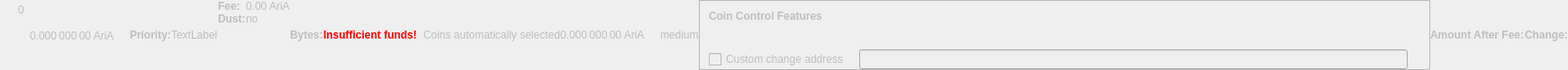
    <widget class="QWidget" name="dummyHideWidget" native="true">
     <property name="enabled">
      <bool>false</bool>
     </property>
     <property name="maximumSize">
      <size>
       <width>100</width>
       <height>22</height>
      </size>
     </property>
     <layout class="QHBoxLayout" name="dummyHideLayout">
      <property name="spacing">
       <number>0</number>
      </property>
      <property name="leftMargin">
       <number>0</number>
      </property>
      <property name="topMargin">
       <number>0</number>
      </property>
      <property name="rightMargin">
       <number>0</number>
      </property>
      <property name="bottomMargin">
       <number>0</number>
      </property>
      <item>
       <layout class="QFormLayout" name="formLayoutCoinControl1">
        <property name="horizontalSpacing">
         <number>10</number>
        </property>
        <property name="verticalSpacing">
         <number>14</number>
        </property>
        <property name="leftMargin">
         <number>10</number>
        </property>
        <property name="topMargin">
         <number>4</number>
        </property>
        <property name="rightMargin">
         <number>6</number>
        </property>
        <item row="0" column="1">
         <widget class="QLabel" name="labelCoinControlBytes">
          <property name="cursor">
           <cursorShape>IBeamCursor</cursorShape>
          </property>
          <property name="contextMenuPolicy">
           <enum>Qt::ActionsContextMenu</enum>
          </property>
          <property name="text">
           <string notr="true">0</string>
          </property>
          <property name="textInteractionFlags">
           <set>Qt::LinksAccessibleByMouse|Qt::TextSelectableByKeyboard|Qt::TextSelectableByMouse</set>
          </property>
         </widget>
        </item>
       </layout>
      </item>
      <item>
       <widget class="QLabel" name="labelCoinControlAfterFee">
        <property name="enabled">
         <bool>false</bool>
        </property>
        <property name="sizePolicy">
         <sizepolicy hsizetype="Fixed" vsizetype="Fixed">
          <horstretch>0</horstretch>
          <verstretch>0</verstretch>
         </sizepolicy>
        </property>
        <property name="minimumSize">
         <size>
          <width>111</width>
          <height>12</height>
         </size>
        </property>
        <property name="maximumSize">
         <size>
          <width>111</width>
          <height>12</height>
         </size>
        </property>
        <property name="cursor">
         <cursorShape>IBeamCursor</cursorShape>
        </property>
        <property name="contextMenuPolicy">
         <enum>Qt::ActionsContextMenu</enum>
        </property>
        <property name="text">
         <string notr="true">0.000 000 00 AriA</string>
        </property>
        <property name="textInteractionFlags">
         <set>Qt::LinksAccessibleByMouse|Qt::TextSelectableByKeyboard|Qt::TextSelectableByMouse</set>
        </property>
       </widget>
      </item>
      <item>
       <widget class="QLabel" name="labelCoinControlPriorityText">
        <property name="enabled">
         <bool>false</bool>
        </property>
        <property name="font">
         <font>
          <weight>75</weight>
          <bold>true</bold>
         </font>
        </property>
        <property name="text">
         <string>Priority:</string>
        </property>
       </widget>
      </item>
      <item>
       <layout class="QHBoxLayout" name="horizontalLayout">
        <item>
         <widget class="QLabel" name="WarningLabel">
          <property name="text">
           <string>TextLabel</string>
          </property>
         </widget>
        </item>
       </layout>
      </item>
      <item>
       <layout class="QFormLayout" name="formLayoutCoinControl3">
        <property name="horizontalSpacing">
         <number>0</number>
        </property>
        <property name="verticalSpacing">
         <number>0</number>
        </property>
        <property name="leftMargin">
         <number>0</number>
        </property>
        <property name="topMargin">
         <number>0</number>
        </property>
        <property name="rightMargin">
         <number>0</number>
        </property>
        <item row="0" column="0">
         <widget class="QLabel" name="labelCoinControlFeeText">
          <property name="enabled">
           <bool>false</bool>
          </property>
          <property name="font">
           <font>
            <weight>75</weight>
            <bold>true</bold>
           </font>
          </property>
          <property name="text">
           <string>Fee:</string>
          </property>
          <property name="margin">
           <number>0</number>
          </property>
         </widget>
        </item>
        <item row="0" column="1">
         <widget class="QLabel" name="labelCoinControlFee">
          <property name="enabled">
           <bool>false</bool>
          </property>
          <property name="cursor">
           <cursorShape>IBeamCursor</cursorShape>
          </property>
          <property name="contextMenuPolicy">
           <enum>Qt::ActionsContextMenu</enum>
          </property>
          <property name="text">
           <string notr="true">0.00 AriA</string>
          </property>
          <property name="textInteractionFlags">
           <set>Qt::LinksAccessibleByMouse|Qt::TextSelectableByKeyboard|Qt::TextSelectableByMouse</set>
          </property>
         </widget>
        </item>
        <item row="1" column="0">
         <widget class="QLabel" name="labelCoinControlLowOutputText">
          <property name="enabled">
           <bool>false</bool>
          </property>
          <property name="font">
           <font>
            <weight>75</weight>
            <bold>true</bold>
           </font>
          </property>
          <property name="text">
           <string>Dust:</string>
          </property>
         </widget>
        </item>
        <item row="1" column="1">
         <widget class="QLabel" name="labelCoinControlLowOutput">
          <property name="enabled">
           <bool>false</bool>
          </property>
          <property name="cursor">
           <cursorShape>IBeamCursor</cursorShape>
          </property>
          <property name="contextMenuPolicy">
           <enum>Qt::ActionsContextMenu</enum>
          </property>
          <property name="text">
           <string>no</string>
          </property>
          <property name="textInteractionFlags">
           <set>Qt::LinksAccessibleByMouse|Qt::TextSelectableByKeyboard|Qt::TextSelectableByMouse</set>
          </property>
         </widget>
        </item>
       </layout>
      </item>
      <item>
       <widget class="QLabel" name="labelCoinControlBytesText">
        <property name="enabled">
         <bool>false</bool>
        </property>
        <property name="font">
         <font>
          <weight>75</weight>
          <bold>true</bold>
         </font>
        </property>
        <property name="text">
         <string>Bytes:</string>
        </property>
       </widget>
      </item>
      <item>
       <layout class="QFormLayout" name="formLayoutCoinControl2">
        <property name="horizontalSpacing">
         <number>0</number>
        </property>
        <property name="verticalSpacing">
         <number>0</number>
        </property>
        <property name="leftMargin">
         <number>0</number>
        </property>
        <property name="topMargin">
         <number>0</number>
        </property>
        <property name="rightMargin">
         <number>0</number>
        </property>
       </layout>
      </item>
      <item>
       <layout class="QHBoxLayout" name="horizontalLayoutCoinControl2">
        <property name="spacing">
         <number>0</number>
        </property>
        <property name="bottomMargin">
         <number>0</number>
        </property>
       </layout>
      </item>
      <item>
       <widget class="QLabel" name="labelCoinControlInsuffFunds">
        <property name="enabled">
         <bool>false</bool>
        </property>
        <property name="minimumSize">
         <size>
          <width>0</width>
          <height>0</height>
         </size>
        </property>
        <property name="font">
         <font>
          <weight>75</weight>
          <bold>true</bold>
         </font>
        </property>
        <property name="styleSheet">
         <string notr="true">color:red;font-weight:bold;</string>
        </property>
        <property name="text">
         <string>Insufficient funds!</string>
        </property>
        <property name="margin">
         <number>5</number>
        </property>
       </widget>
      </item>
      <item>
       <layout class="QFormLayout" name="formLayoutCoinControl4">
        <property name="horizontalSpacing">
         <number>0</number>
        </property>
        <property name="verticalSpacing">
         <number>0</number>
        </property>
        <property name="leftMargin">
         <number>0</number>
        </property>
        <property name="topMargin">
         <number>0</number>
        </property>
        <property name="rightMargin">
         <number>0</number>
        </property>
       </layout>
      </item>
      <item>
       <widget class="QLabel" name="labelCoinControlChangeLabel">
        <property name="enabled">
         <bool>false</bool>
        </property>
        <property name="sizePolicy">
         <sizepolicy hsizetype="Preferred" vsizetype="Expanding">
          <horstretch>0</horstretch>
          <verstretch>0</verstretch>
         </sizepolicy>
        </property>
        <property name="minimumSize">
         <size>
          <width>0</width>
          <height>0</height>
         </size>
        </property>
        <property name="text">
         <string/>
        </property>
        <property name="margin">
         <number>3</number>
        </property>
       </widget>
      </item>
      <item>
       <widget class="QLabel" name="labelCoinControlAutomaticallySelected">
        <property name="enabled">
         <bool>false</bool>
        </property>
        <property name="sizePolicy">
         <sizepolicy hsizetype="Fixed" vsizetype="Fixed">
          <horstretch>0</horstretch>
          <verstretch>0</verstretch>
         </sizepolicy>
        </property>
        <property name="minimumSize">
         <size>
          <width>0</width>
          <height>0</height>
         </size>
        </property>
        <property name="maximumSize">
         <size>
          <width>240</width>
          <height>16777215</height>
         </size>
        </property>
        <property name="text">
         <string>Coins automatically selected</string>
        </property>
        <property name="margin">
         <number>5</number>
        </property>
       </widget>
      </item>
      <item>
       <widget class="QLabel" name="labelCoinControlChange">
        <property name="enabled">
         <bool>false</bool>
        </property>
        <property name="sizePolicy">
         <sizepolicy hsizetype="Fixed" vsizetype="Fixed">
          <horstretch>0</horstretch>
          <verstretch>0</verstretch>
         </sizepolicy>
        </property>
        <property name="minimumSize">
         <size>
          <width>111</width>
          <height>0</height>
         </size>
        </property>
        <property name="maximumSize">
         <size>
          <width>111</width>
          <height>16777215</height>
         </size>
        </property>
        <property name="cursor">
         <cursorShape>IBeamCursor</cursorShape>
        </property>
        <property name="contextMenuPolicy">
         <enum>Qt::ActionsContextMenu</enum>
        </property>
        <property name="text">
         <string notr="true">0.000 000 00 AriA</string>
        </property>
        <property name="textInteractionFlags">
         <set>Qt::LinksAccessibleByMouse|Qt::TextSelectableByKeyboard|Qt::TextSelectableByMouse</set>
        </property>
       </widget>
      </item>
      <item>
       <widget class="QLabel" name="labelCoinControlPriority">
        <property name="enabled">
         <bool>false</bool>
        </property>
        <property name="cursor">
         <cursorShape>IBeamCursor</cursorShape>
        </property>
        <property name="contextMenuPolicy">
         <enum>Qt::ActionsContextMenu</enum>
        </property>
        <property name="text">
         <string>medium</string>
        </property>
        <property name="textInteractionFlags">
         <set>Qt::LinksAccessibleByMouse|Qt::TextSelectableByKeyboard|Qt::TextSelectableByMouse</set>
        </property>
       </widget>
      </item>
      <item>
       <widget class="QFrame" name="frameCoinControl">
        <property name="sizePolicy">
         <sizepolicy hsizetype="Expanding" vsizetype="Expanding">
          <horstretch>0</horstretch>
          <verstretch>0</verstretch>
         </sizepolicy>
        </property>
        <property name="maximumSize">
         <size>
          <width>16777215</width>
          <height>16777215</height>
         </size>
        </property>
        <property name="frameShape">
         <enum>QFrame::StyledPanel</enum>
        </property>
        <property name="frameShadow">
         <enum>QFrame::Sunken</enum>
        </property>
        <layout class="QVBoxLayout" name="verticalLayoutCoinControl2_2">
         <property name="spacing">
          <number>0</number>
         </property>
         <property name="leftMargin">
          <number>0</number>
         </property>
         <property name="topMargin">
          <number>0</number>
         </property>
         <property name="rightMargin">
          <number>0</number>
         </property>
         <property name="bottomMargin">
          <number>0</number>
         </property>
         <item>
          <layout class="QVBoxLayout" name="verticalLayoutCoinControl" stretch="0,0,0,1">
           <property name="spacing">
            <number>0</number>
           </property>
           <property name="leftMargin">
            <number>10</number>
           </property>
           <property name="topMargin">
            <number>10</number>
           </property>
           <item>
            <layout class="QHBoxLayout" name="horizontalLayoutCoinControl1">
             <property name="bottomMargin">
              <number>15</number>
             </property>
             <item>
              <widget class="QLabel" name="labelCoinControlFeatures">
               <property name="enabled">
                <bool>false</bool>
               </property>
               <property name="sizePolicy">
                <sizepolicy hsizetype="Preferred" vsizetype="Maximum">
                 <horstretch>0</horstretch>
                 <verstretch>0</verstretch>
                </sizepolicy>
               </property>
               <property name="font">
                <font>
                 <weight>75</weight>
                 <bold>true</bold>
                </font>
               </property>
               <property name="styleSheet">
                <string notr="true">font-weight:bold;</string>
               </property>
               <property name="text">
                <string>Coin Control Features</string>
               </property>
              </widget>
             </item>
            </layout>
           </item>
           <item>
            <widget class="QWidget" name="widgetCoinControl" native="true">
             <property name="sizePolicy">
              <sizepolicy hsizetype="Preferred" vsizetype="Preferred">
               <horstretch>0</horstretch>
               <verstretch>0</verstretch>
              </sizepolicy>
             </property>
             <property name="minimumSize">
              <size>
               <width>0</width>
               <height>0</height>
              </size>
             </property>
             <property name="styleSheet">
              <string notr="true"/>
             </property>
             <layout class="QHBoxLayout" name="horizontalLayoutCoinControl5_2">
              <property name="leftMargin">
               <number>0</number>
              </property>
              <property name="topMargin">
               <number>0</number>
              </property>
              <property name="rightMargin">
               <number>0</number>
              </property>
              <property name="bottomMargin">
               <number>0</number>
              </property>
              <item>
               <layout class="QHBoxLayout" name="horizontalLayoutCoinControl3">
                <property name="spacing">
                 <number>20</number>
                </property>
                <property name="topMargin">
                 <number>0</number>
                </property>
                <property name="bottomMargin">
                 <number>10</number>
                </property>
               </layout>
              </item>
             </layout>
            </widget>
           </item>
           <item>
            <layout class="QHBoxLayout" name="horizontalLayoutCoinControl4" stretch="0,0,0">
             <property name="spacing">
              <number>12</number>
             </property>
             <property name="sizeConstraint">
              <enum>QLayout::SetDefaultConstraint</enum>
             </property>
             <property name="topMargin">
              <number>5</number>
             </property>
             <property name="rightMargin">
              <number>5</number>
             </property>
             <item>
              <widget class="QCheckBox" name="checkBoxCoinControlChange">
               <property name="enabled">
                <bool>false</bool>
               </property>
               <property name="toolTip">
                <string>If this is activated, but the change address is empty or invalid, change will be sent to a newly generated address.</string>
               </property>
               <property name="text">
                <string>Custom change address</string>
               </property>
              </widget>
             </item>
             <item>
              <widget class="QValidatedLineEdit" name="lineEditCoinControlChange">
               <property name="enabled">
                <bool>false</bool>
               </property>
               <property name="sizePolicy">
                <sizepolicy hsizetype="Expanding" vsizetype="Fixed">
                 <horstretch>0</horstretch>
                 <verstretch>0</verstretch>
                </sizepolicy>
               </property>
              </widget>
             </item>
             <item>
              <widget class="QLabel" name="labelCoinControlChangeLabel_2">
               <property name="sizePolicy">
                <sizepolicy hsizetype="Preferred" vsizetype="Expanding">
                 <horstretch>0</horstretch>
                 <verstretch>0</verstretch>
                </sizepolicy>
               </property>
               <property name="minimumSize">
                <size>
                 <width>0</width>
                 <height>0</height>
                </size>
               </property>
               <property name="text">
                <string/>
               </property>
               <property name="margin">
                <number>3</number>
               </property>
              </widget>
             </item>
            </layout>
           </item>
           <item>
            <spacer name="verticalSpacerCoinControl">
             <property name="orientation">
              <enum>Qt::Vertical</enum>
             </property>
             <property name="sizeHint" stdset="0">
              <size>
               <width>800</width>
               <height>1</height>
              </size>
             </property>
            </spacer>
           </item>
          </layout>
         </item>
        </layout>
       </widget>
      </item>
      <item>
       <widget class="QLabel" name="labelCoinControlAfterFeeText">
        <property name="enabled">
         <bool>false</bool>
        </property>
        <property name="minimumSize">
         <size>
          <width>0</width>
          <height>0</height>
         </size>
        </property>
        <property name="maximumSize">
         <size>
          <width>16777215</width>
          <height>16777215</height>
         </size>
        </property>
        <property name="font">
         <font>
          <weight>75</weight>
          <bold>true</bold>
         </font>
        </property>
        <property name="text">
         <string>Amount After Fee:</string>
        </property>
        <property name="alignment">
         <set>Qt::AlignLeading|Qt::AlignLeft|Qt::AlignVCenter</set>
        </property>
        <property name="margin">
         <number>0</number>
        </property>
       </widget>
      </item>
      <item>
       <widget class="QLabel" name="labelCoinControlChangeText">
        <property name="enabled">
         <bool>false</bool>
        </property>
        <property name="sizePolicy">
         <sizepolicy hsizetype="Preferred" vsizetype="Preferred">
          <horstretch>0</horstretch>
          <verstretch>0</verstretch>
         </sizepolicy>
        </property>
        <property name="minimumSize">
         <size>
          <width>0</width>
          <height>0</height>
         </size>
        </property>
        <property name="maximumSize">
         <size>
          <width>16777215</width>
          <height>16777215</height>
         </size>
        </property>
        <property name="font">
         <font>
          <weight>75</weight>
          <bold>true</bold>
         </font>
        </property>
        <property name="text">
         <string>Change:</string>
        </property>
        <property name="alignment">
         <set>Qt::AlignLeading|Qt::AlignLeft|Qt::AlignVCenter</set>
        </property>
       </widget>
      </item>
     </layout>
    </widget>
